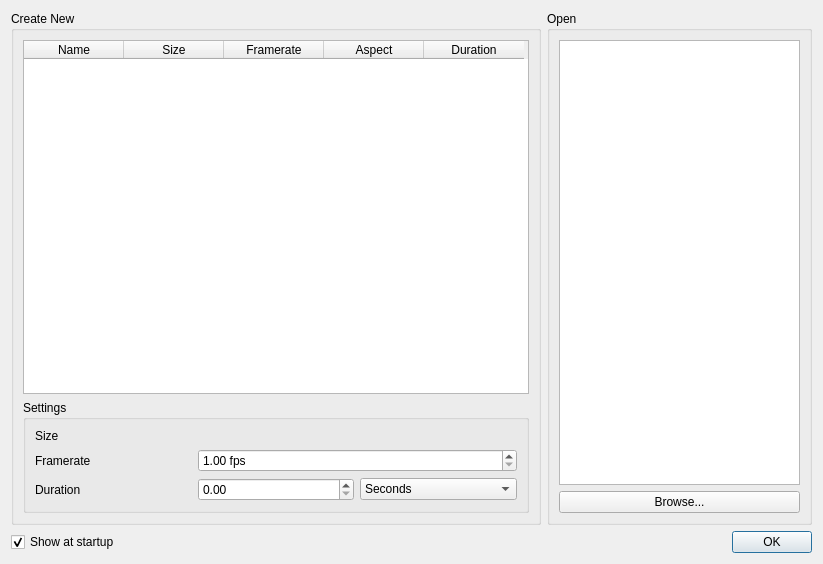
<?xml version="1.0" encoding="UTF-8"?>
<ui version="4.0">
 <author>
SPDX-FileCopyrightText: 2019-2026 Mattia Basaglia &lt;dev@dragon.best&gt;
SPDX-License-Identifier: GPL-3.0-or-later
</author>
 <class>StartupDialog</class>
 <widget class="QDialog" name="StartupDialog">
  <property name="geometry">
   <rect>
    <x>0</x>
    <y>0</y>
    <width>823</width>
    <height>564</height>
   </rect>
  </property>
  <property name="windowTitle">
   <string>Startup</string>
  </property>
  <layout class="QVBoxLayout" name="verticalLayout_3">
   <item>
    <layout class="QHBoxLayout" name="horizontalLayout" stretch="2,1">
     <item>
      <widget class="QGroupBox" name="groupBox">
       <property name="title">
        <string>Create New</string>
       </property>
       <layout class="QVBoxLayout" name="verticalLayout_2">
        <item>
         <widget class="QTableWidget" name="view_presets">
          <property name="editTriggers">
           <set>QAbstractItemView::EditTrigger::NoEditTriggers</set>
          </property>
          <property name="selectionMode">
           <enum>QAbstractItemView::SelectionMode::SingleSelection</enum>
          </property>
          <property name="selectionBehavior">
           <enum>QAbstractItemView::SelectionBehavior::SelectRows</enum>
          </property>
          <property name="showGrid">
           <bool>false</bool>
          </property>
          <attribute name="verticalHeaderVisible">
           <bool>false</bool>
          </attribute>
          <column>
           <property name="text">
            <string>Name</string>
           </property>
          </column>
          <column>
           <property name="text">
            <string>Size</string>
           </property>
          </column>
          <column>
           <property name="text">
            <string>Framerate</string>
           </property>
          </column>
          <column>
           <property name="text">
            <string>Aspect</string>
           </property>
          </column>
          <column>
           <property name="text">
            <string>Duration</string>
           </property>
          </column>
         </widget>
        </item>
        <item>
         <widget class="QGroupBox" name="groupBox_3">
          <property name="title">
           <string>Settings</string>
          </property>
          <layout class="QGridLayout" name="gridLayout">
           <item row="2" column="0">
            <widget class="QLabel" name="label_3">
             <property name="text">
              <string>Duration</string>
             </property>
            </widget>
           </item>
           <item row="0" column="0">
            <widget class="QLabel" name="label">
             <property name="text">
              <string>Size</string>
             </property>
            </widget>
           </item>
           <item row="1" column="0">
            <widget class="QLabel" name="label_2">
             <property name="text">
              <string>Framerate</string>
             </property>
            </widget>
           </item>
           <item row="2" column="1">
            <widget class="QDoubleSpinBox" name="spin_duration">
             <property name="maximum">
              <double>9999.989999999999782</double>
             </property>
            </widget>
           </item>
           <item row="0" column="1" colspan="2">
            <widget class="glaxnimate::gui::Spin2D" name="spin_size" native="true"/>
           </item>
           <item row="1" column="1" colspan="2">
            <widget class="QDoubleSpinBox" name="spin_fps">
             <property name="suffix">
              <string> fps</string>
             </property>
             <property name="minimum">
              <double>1.000000000000000</double>
             </property>
             <property name="maximum">
              <double>999.990000000000009</double>
             </property>
            </widget>
           </item>
           <item row="2" column="2">
            <widget class="QComboBox" name="combo_time_units">
             <property name="currentIndex">
              <number>1</number>
             </property>
             <item>
              <property name="text">
               <string>Frames</string>
              </property>
             </item>
             <item>
              <property name="text">
               <string>Seconds</string>
              </property>
             </item>
            </widget>
           </item>
          </layout>
         </widget>
        </item>
       </layout>
      </widget>
     </item>
     <item>
      <widget class="QGroupBox" name="groupBox_2">
       <property name="title">
        <string>Open</string>
       </property>
       <layout class="QVBoxLayout" name="verticalLayout">
        <item>
         <widget class="QListWidget" name="view_recent"/>
        </item>
        <item>
         <widget class="QPushButton" name="button_open_browse">
          <property name="text">
           <string>Browse...</string>
          </property>
          <property name="icon">
           <iconset theme="document-open"/>
          </property>
         </widget>
        </item>
       </layout>
      </widget>
     </item>
    </layout>
   </item>
   <item>
    <layout class="QHBoxLayout" name="horizontalLayout_2">
     <item>
      <widget class="QCheckBox" name="check_show_at_startup">
       <property name="text">
        <string>Show at startup</string>
       </property>
       <property name="checked">
        <bool>true</bool>
       </property>
      </widget>
     </item>
     <item>
      <widget class="QDialogButtonBox" name="buttonBox">
       <property name="standardButtons">
        <set>QDialogButtonBox::StandardButton::Ok</set>
       </property>
      </widget>
     </item>
    </layout>
   </item>
  </layout>
 </widget>
 <customwidgets>
  <customwidget>
   <class>glaxnimate::gui::Spin2D</class>
   <extends>QWidget</extends>
   <header>widgets/spin2d.hpp</header>
   <container>1</container>
  </customwidget>
 </customwidgets>
 <tabstops>
  <tabstop>check_show_at_startup</tabstop>
  <tabstop>view_presets</tabstop>
  <tabstop>view_recent</tabstop>
  <tabstop>button_open_browse</tabstop>
  <tabstop>spin_fps</tabstop>
  <tabstop>combo_time_units</tabstop>
  <tabstop>spin_duration</tabstop>
 </tabstops>
 <resources/>
 <connections>
  <connection>
   <sender>buttonBox</sender>
   <signal>accepted()</signal>
   <receiver>StartupDialog</receiver>
   <slot>accept()</slot>
   <hints>
    <hint type="sourcelabel">
     <x>516</x>
     <y>556</y>
    </hint>
    <hint type="destinationlabel">
     <x>400</x>
     <y>663</y>
    </hint>
   </hints>
  </connection>
  <connection>
   <sender>buttonBox</sender>
   <signal>rejected()</signal>
   <receiver>StartupDialog</receiver>
   <slot>reject()</slot>
   <hints>
    <hint type="sourcelabel">
     <x>624</x>
     <y>556</y>
    </hint>
    <hint type="destinationlabel">
     <x>591</x>
     <y>680</y>
    </hint>
   </hints>
  </connection>
  <connection>
   <sender>view_recent</sender>
   <signal>clicked(QModelIndex)</signal>
   <receiver>StartupDialog</receiver>
   <slot>click_recent(QModelIndex)</slot>
   <hints>
    <hint type="sourcelabel">
     <x>706</x>
     <y>302</y>
    </hint>
    <hint type="destinationlabel">
     <x>939</x>
     <y>407</y>
    </hint>
   </hints>
  </connection>
  <connection>
   <sender>button_open_browse</sender>
   <signal>clicked()</signal>
   <receiver>StartupDialog</receiver>
   <slot>reject()</slot>
   <hints>
    <hint type="sourcelabel">
     <x>710</x>
     <y>482</y>
    </hint>
    <hint type="destinationlabel">
     <x>770</x>
     <y>799</y>
    </hint>
   </hints>
  </connection>
  <connection>
   <sender>combo_time_units</sender>
   <signal>activated(int)</signal>
   <receiver>StartupDialog</receiver>
   <slot>update_time_units()</slot>
   <hints>
    <hint type="sourcelabel">
     <x>394</x>
     <y>476</y>
    </hint>
    <hint type="destinationlabel">
     <x>463</x>
     <y>640</y>
    </hint>
   </hints>
  </connection>
  <connection>
   <sender>check_show_at_startup</sender>
   <signal>clicked(bool)</signal>
   <receiver>StartupDialog</receiver>
   <slot>update_startup_enabled(bool)</slot>
   <hints>
    <hint type="sourcelabel">
     <x>42</x>
     <y>540</y>
    </hint>
    <hint type="destinationlabel">
     <x>79</x>
     <y>639</y>
    </hint>
   </hints>
  </connection>
  <connection>
   <sender>view_presets</sender>
   <signal>clicked(QModelIndex)</signal>
   <receiver>StartupDialog</receiver>
   <slot>select_preset(QModelIndex)</slot>
   <hints>
    <hint type="sourcelabel">
     <x>226</x>
     <y>167</y>
    </hint>
    <hint type="destinationlabel">
     <x>360</x>
     <y>705</y>
    </hint>
   </hints>
  </connection>
  <connection>
   <sender>view_presets</sender>
   <signal>activated(QModelIndex)</signal>
   <receiver>StartupDialog</receiver>
   <slot>select_preset(QModelIndex)</slot>
   <hints>
    <hint type="sourcelabel">
     <x>108</x>
     <y>183</y>
    </hint>
    <hint type="destinationlabel">
     <x>317</x>
     <y>681</y>
    </hint>
   </hints>
  </connection>
 </connections>
 <slots>
  <slot>select_preset(QModelIndex)</slot>
  <slot>click_recent(QModelIndex)</slot>
  <slot>update_time_units()</slot>
  <slot>update_startup_enabled(bool)</slot>
 </slots>
</ui>
